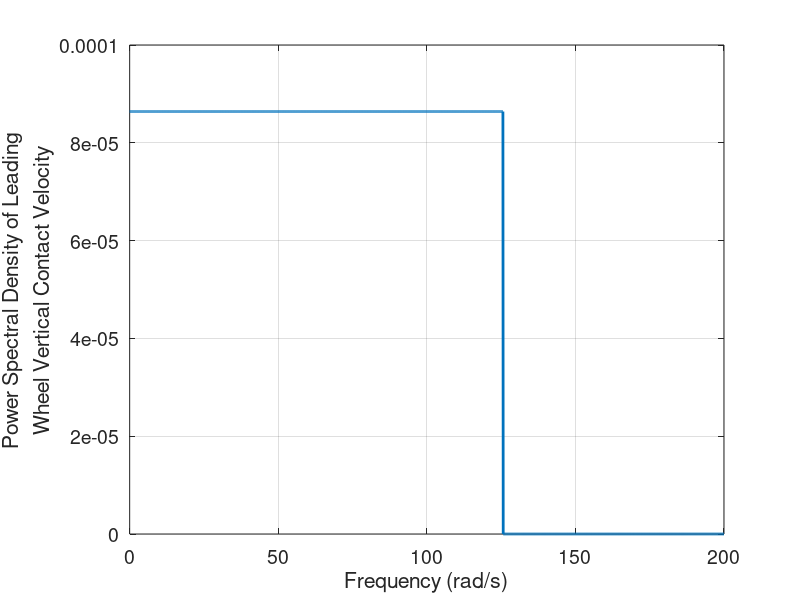

Source code (MATLAB):
V = 55; Av = 2.5*10^(-7);
S = 2*pi*V*Av;

x = 0:0.1:200;
y = zeros(1,length(x));
y(x < 40*pi) = S;
plot(x,y, 'LineWidth', 2); grid on;
xlabel("Frequency (rad/s)"); ylabel({'Power Spectral Density of Leading'; 'Wheel Vertical Contact Velocity'});
set(gca, 'FontSize', 14)